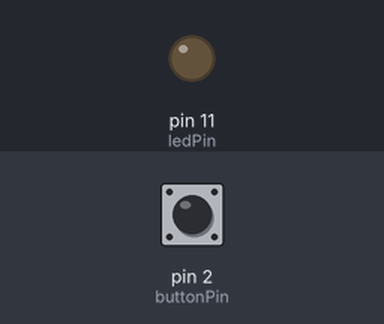
Recording of a sketch running on a simulated Arduino Uno, built with avr-gcc and run on an emulated ATmega328P. On the bench: output pins drawn as LEDs (lit = HIGH). The inputs (shaded band) are chosen by the test bench; at power-on: pin 2 (buttonPin) HIGH.

Above: at 1.2 s.
1.3 s: pin 2 (buttonPin) pulled LOW for 0.15 s
At 1.6 s:
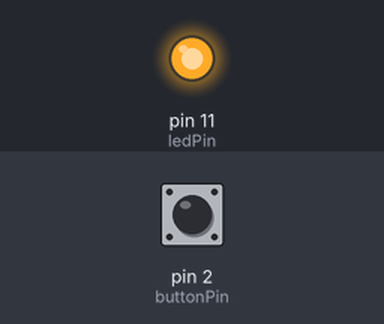
2.9 s: pin 2 (buttonPin) pulled LOW for 1 s
At 4.0 s:
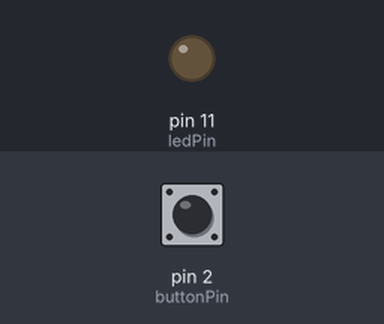
5.4 s: pin 2 (buttonPin) pulled LOW for 3.2 s
At 5.9 s:
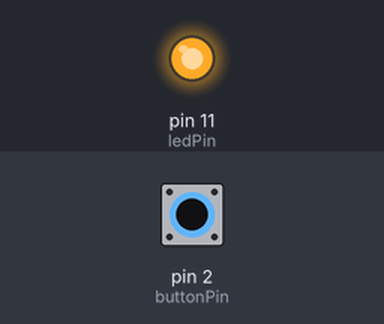
Timing chart, 0 to 8.4 s (numbered marks = the images above; inputs shaded):
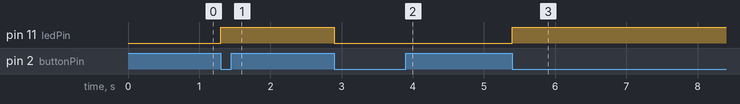

Measured:
- after the input at 1.3 s, pin 11 (ledPin): LOW → HIGH at once
- after the input at 2.9 s, pin 11 (ledPin): HIGH → LOW at once
- after the input at 5.4 s, pin 11 (ledPin): LOW → HIGH at once

The sketch:

L3_4.ino
```cpp
// counter for pressing the button
const int ledPin = 11;
const int buttonPin = 2;

bool buttonState = LOW;

bool previousState = HIGH;
bool ledState = LOW;

void setup() {
  // put your setup code here, to run once:
  pinMode(buttonPin, INPUT_PULLUP);
  pinMode(ledPin, OUTPUT);

  Serial.begin(9600);
}

void loop() {
  // put your main code here, to run repeatedly:
  buttonState = digitalRead(buttonPin);

  if(previousState != buttonState && buttonState == LOW){
      ledState = !ledState;
      digitalWrite(ledPin, ledState);
  }
  previousState = buttonState;

  delay(1);
}
```
